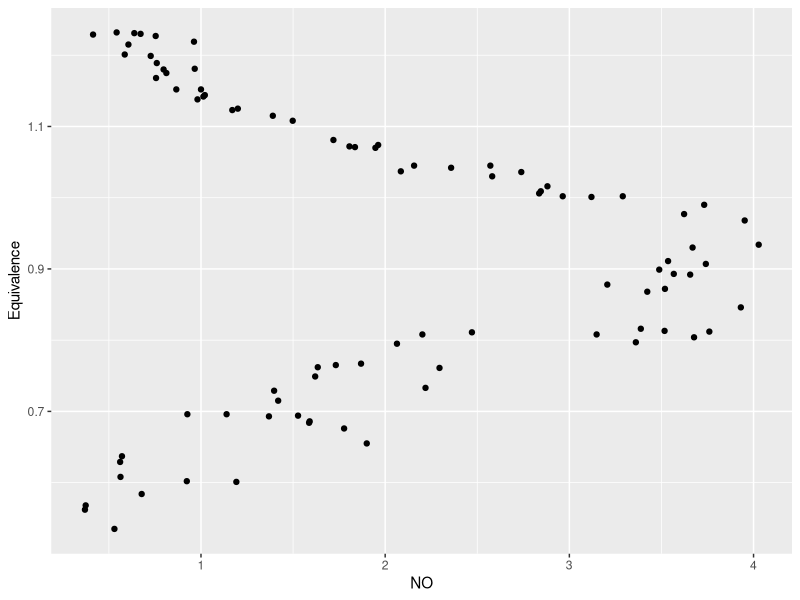

This chart was generated by the following R code: (Note: this script raises an error after producing the figure.)
# ----------------------------------------------------
# David Phillips
#
# 4/16/2018
# Example of using mixtools to do a mixture regression
# ----------------------------------------------------


# --------------------
# Set up R
rm(list=ls())
library(mixtools)
library(data.table)
library(stringr)
library(ggplot2)
set.seed(1)
# --------------------


# ----------------------------------------------
# Load/prep data

# load
data(NOdata)

# show that it's clearly a mixture model
ggplot(NOdata, aes(y=Equivalence, x=NO)) + 
	geom_point()
# ----------------------------------------------

# ------------------------------------------------------------------------------------
# Run analysis

# regress using EM algorithm
em.out <- regmixEM(Equivalence, NO)

# display coefficients
summary(em.out)

# get fitted values for both 'compositions'
emfit = em.out$x %*% em.out$beta
colnames(emfit) = c('comp.1_em','comp.2_em')
NOdata = cbind(NOdata, emfit)

# regress using MH algorithm
mh.out <- regmixMH(Equivalence, NO)

# display coefficients
summary(mh.out)

# wrangle posteriors into correctly-shaped matrix to get mean values for predictions 
# (is there a better way?)
mh.out$beta = data.table(mh.out$theta[,1:4])[, lapply(.SD, mean)]
mh.out$beta = melt(mh.out$beta, value.name='comp')
mh.out$beta[, c('variable', 'compnum'):=tstrsplit(variable, '.', fixed=TRUE)]
mh.out$beta = as.matrix(dcast(mh.out$beta, variable~compnum, value.var='comp')[,2:3])
colnames(mh.out$beta) = c('comp.1_mh','comp.2_mh')

# get fitted values for both 'compositions' 
# (the MH fitted values are way off? must be some error on my side...)
mhfit = exp(mh.out$x %*% mh.out$beta)
NOdata = cbind(NOdata, mhfit)
# ------------------------------------------------------------------------------------


# ------------------------------------------------------------------------
# Graph

# display graph
ggplot(NOdata, aes(y=Equivalence, x=NO, color=em.out$posterior[,1])) + 
	geom_point() + 
	geom_line(aes(y=comp.1_em), color='red') + 
	geom_line(aes(y=comp.2_em), color='green') + 
	geom_line(aes(y=comp.1_mh), color='red', lty='dashed') + 
	geom_line(aes(y=comp.2_mh), color='green', lty='dashed') + 
	labs(color='Posterior Probability\nof Being in Composition 1')
# ------------------------------------------------------------------------
